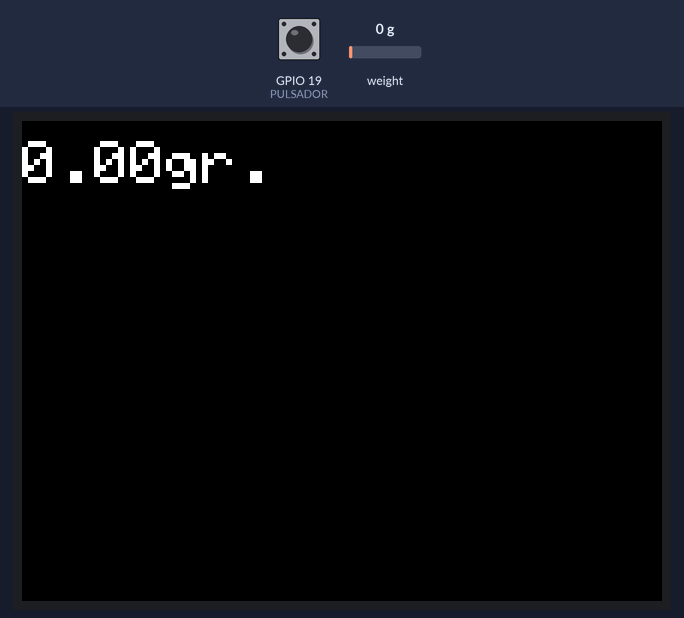
The sketch below on a simulated ESP32. Parts: 320×240 colour display. The test bench sets the inputs (shaded band); at power-on: weight on the scale 0 g, GPIO 19 (PULSADOR) HIGH. WiFi joins after 1.5 s; servers stay silent unless stated; no MQTT or app messages arrive unless stated; what the sketch prints to the serial monitor is not drawn.

Above: at 4.9 s.
5.0 s: weight on the scale set to 100 g
At 6.9 s:
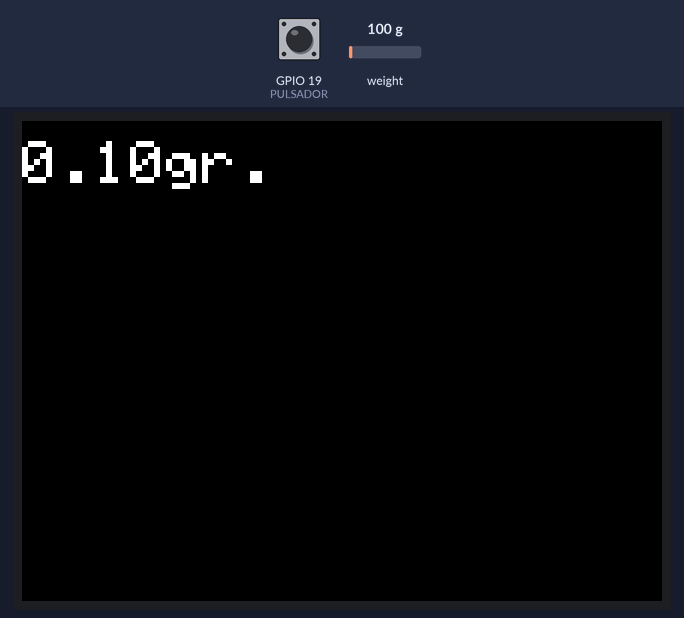
7.2 s: weight on the scale set to 1250 g
At 8.2 s:
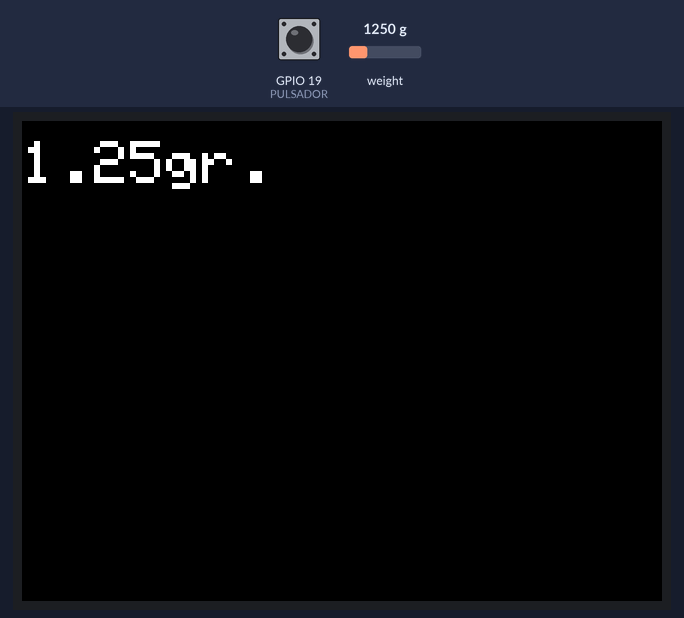
8.9 s: weight on the scale set to 2500 g
At 10.6 s:
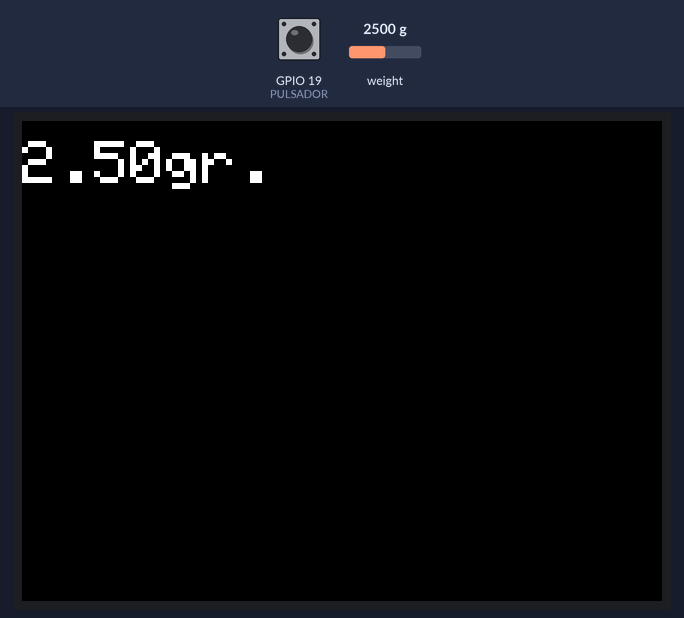
Timing chart, 0 to 12.1 s (numbered marks = the images above; inputs shaded):
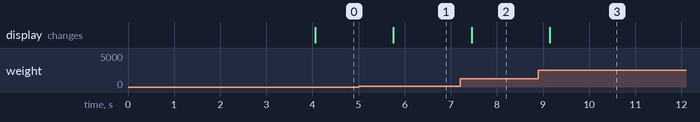

Measured:
- after the input at 5.0 s, the display: changes after 0.76 s (image 1)
- after the input at 7.2 s, the display: changes after 0.25 s (image 2)
- after the input at 8.9 s, the display: changes after 0.25 s (image 3)

The sketch:

Enviar_peso.ino
```cpp
#include "HX711.h"
#include <M5Stack.h>
using namespace std;
#include "WiFi.h"
#include "AsyncUDP.h"
#include "PubSubClient.h" // Connect and publish to the MQTT broker


AsyncUDP udp;

// Pin de datos y de reloj
byte pinData = 16;
byte pinClk = 5;

HX711 bascula;

// Parámetro para calibrar el peso y el sensor
float factor_calibracion = 24550.0; //Factor de calibración
//20780.0

//pin pulsador
const int PULSADOR = 19;

// Reemplazar estos valores con los detalles de su servidor MQTT
const char* MQTT_SERVER = "192.168.194.53";
const int MQTT_PORT = 1883;

// Reemplazar este valor con el tópico al que desea suscribirse
const char* MQTT_TOPIC = "home/mov/tab";

// WiFi
const char * ssid = "Zaimobil";
const char * wifi_password = "holaputa";
// MQTT
const char* mqtt_server = "192.168.194.53";  // IP of the MQTT broker
const char* humidity_topic = "home/livingroom/humidity";
const char* temperature_topic = "home/mov/tab";
const char* mqtt_username = "pi"; // MQTT username
const char* mqtt_password = "1234"; // MQTT password
const char* clientID = "client_livingroom"; // MQTT client ID

// Initialise the WiFi and MQTT Client objects
WiFiClient wifiClient;
// 1883 is the listener port for the Broker
PubSubClient client(mqtt_server, 1883, wifiClient);


// Custom function to connet to the MQTT broker via WiFi
void connect_MQTT(){
  Serial.print("Connecting to ");
  Serial.println(ssid);

  // Connect to the WiFi
  WiFi.begin(ssid, wifi_password);

  // Wait until the connection has been confirmed before continuing
  while (WiFi.status() != WL_CONNECTED) {
    delay(500);
    Serial.print(".");
  }

  // Debugging - Output the IP Address of the ESP8266
  Serial.println("WiFi connected");
  Serial.print("IP address: ");
  Serial.println(WiFi.localIP());

  // Connect to MQTT Broker
  // client.connect returns a boolean value to let us know if the connection was successful.
  // If the connection is failing, make sure you are using the correct MQTT Username and Password (Setup Earlier in the Instructable)
  if (client.connect(clientID, mqtt_username, mqtt_password)) {
    Serial.println("Connected to MQTT Broker!");
  }
  else {
    Serial.println("Connection to MQTT Broker failed...");
  }
}


void setup() {
  Serial.begin(115200);

  // PULSADOR configurado como entrada de datos
    pinMode(PULSADOR,INPUT);

  M5.begin(true, false, true);
  M5.Lcd.setTextSize(3);
  Serial.println("HX711 programa de calibracion");
  Serial.println("Quita cualquier peso de la bascula");
  Serial.println("Una vez empiece a mostrar infqormacion de medidas, coloca un peso conocido encima de la bascula");

  // Suscribirse al tópico MQTT especificado
  client.subscribe(MQTT_TOPIC);
  // Iniciar sensor
  bascula.begin(pinData, pinClk);

  // Aplicar la calibración
  bascula.set_scale();
  // Iniciar la tara
  // No tiene que haber nada sobre el peso
  bascula.tare();

  // Obtener una lectura de referencia
  long zero_factor = bascula.read_average();
  // Mostrar la primera desviación
  Serial.print("Zero factor: ");
  Serial.println(zero_factor);
     connect_MQTT();
}


void loop() {
  //char hora[3];
  //sprintf("hola")
  M5.Lcd.setCursor(0, 10);
  M5.Lcd.fillRect (0, 100, 300, 150, BLACK);
  // Aplicar calibración
  bascula.set_scale(factor_calibracion);

  // Mostrar la información para ajustar el factor de calibración
  Serial.print("Leyendo: ");
  Serial.print(bascula.get_units(), 1);


  Serial.print(bascula.get_units());
  Serial.print(" kgs");
  Serial.print(" factor_calibracion: ");
  Serial.print(factor_calibracion);
  Serial.println();


   // MQTT can only transmit strings
  //float dato=(bascula.get_units(), 3);
  float dato=bascula.get_units();
    if(dato<0){
    dato=0;
   }
     M5.Lcd.print (dato);
      M5.Lcd.print("gr.");
  String peso=""+String((float)dato)+" kg ";

// PUBLISH to the MQTT Broker (topic = Temperature, defined at the beginning)
  if (client.publish(temperature_topic, String(peso).c_str())) {
    Serial.println("Weight sent!");
  }
  // Again, client.publish will return a boolean value depending on whether it succeded or not.
  // If the message failed to send, we will try again, as the connection may have broken.
  else {
    Serial.println("Temperature failed to send. Reconnecting to MQTT Broker and trying again");
    client.connect(clientID, mqtt_username, mqtt_password);
    delay(10); // This delay ensures that client.publish doesn't clash with the client.connect call
    client.publish(temperature_topic, String(peso).c_str());
  }


    //Si se pulsa el botón se recalibra la báscula
  if(!digitalRead(PULSADOR)){
    // Aplicar la calibración
   bascula.set_scale();
  // Iniciar la tara
  // No tiene que haber nada sobre el peso
  bascula.tare();

  // Obtener una lectura de referencia
  long zero_factor = bascula.read_average();
  // Mostrar la primera desviación
  Serial.print("Zero factor: ");
  Serial.println(zero_factor);

   bascula.set_scale(factor_calibracion);
  }

  delay(500);
}
```
